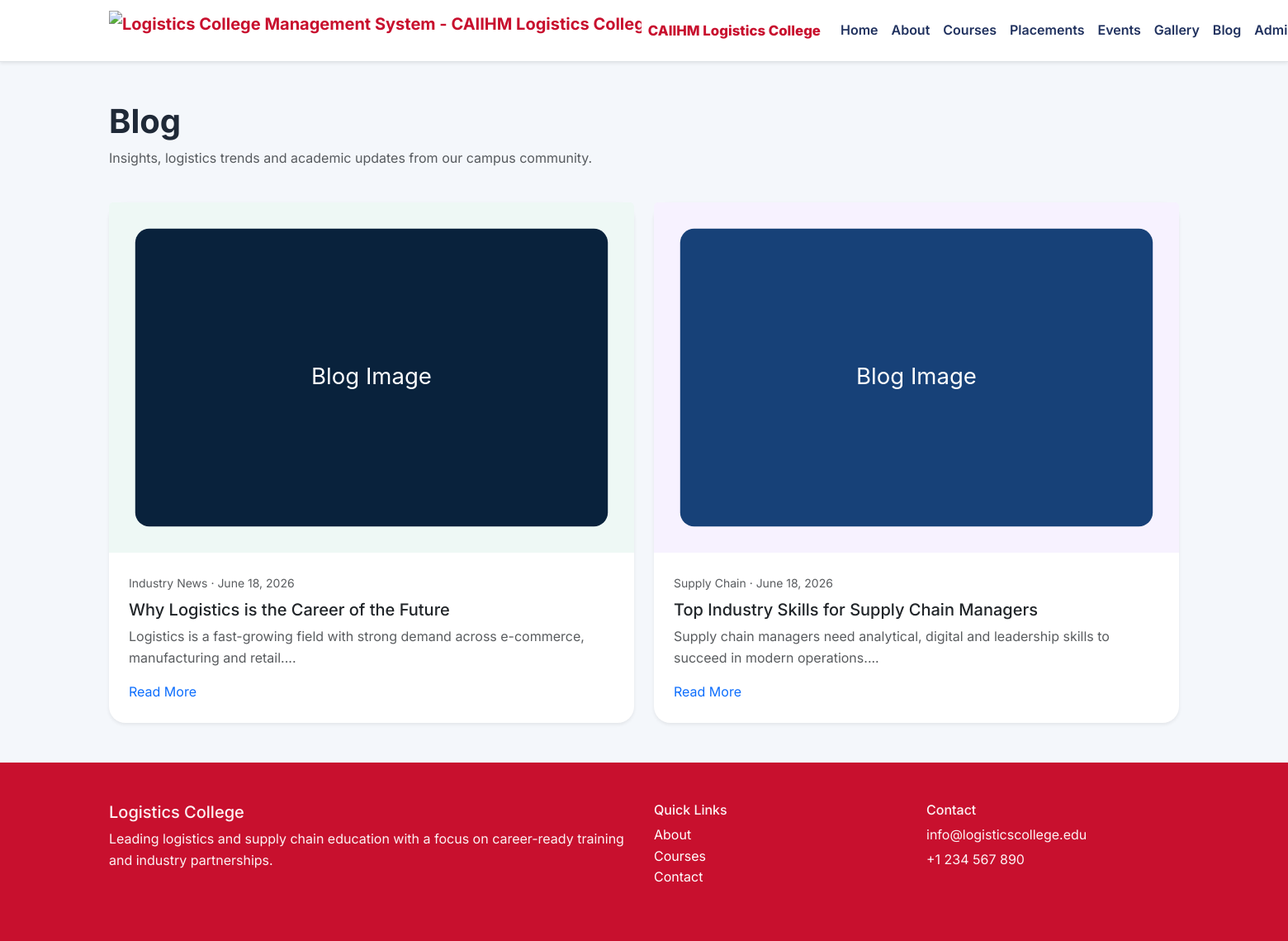
Screenshot of /pages/blog.php with the database file from the repository.
### tables this page shows
CREATE TABLE blogs (
  id INT UNSIGNED AUTO_INCREMENT PRIMARY KEY,
  title VARCHAR(255) NOT NULL,
  slug VARCHAR(255) NOT NULL UNIQUE,
  category_id INT UNSIGNED DEFAULT NULL,
  featured_image VARCHAR(255) NOT NULL,
  content LONGTEXT NOT NULL,
  seo_title VARCHAR(255) DEFAULT NULL,
  seo_description VARCHAR(255) DEFAULT NULL,
  created_at DATETIME NOT NULL DEFAULT CURRENT_TIMESTAMP,
  updated_at DATETIME NULL DEFAULT NULL,
  FOREIGN KEY (category_id) REFERENCES blog_categories(id) ON DELETE SET NULL
);

CREATE TABLE blog_categories (
  id INT UNSIGNED AUTO_INCREMENT PRIMARY KEY,
  name VARCHAR(100) NOT NULL UNIQUE,
  created_at DATETIME NOT NULL DEFAULT CURRENT_TIMESTAMP
);

CREATE TABLE settings (
  id INT UNSIGNED AUTO_INCREMENT PRIMARY KEY,
  `key` VARCHAR(150) NOT NULL UNIQUE,
  `value` TEXT NOT NULL
);

### includes/functions.php (called while the page is built, shortened)
<?php
function e($value) {
    return htmlspecialchars($value, ENT_QUOTES, 'UTF-8');
}
function get_setting($pdo, $key, $default = '') {
    $stmt = $pdo->prepare('SELECT value FROM settings WHERE `key` = ? LIMIT 1');
    $stmt->execute([$key]);
    $row = $stmt->fetch();
    return $row ? $row['value'] : $default;
}
function get_base_url() {
    $scriptName = $_SERVER['SCRIPT_NAME'];
    $parts = explode('/', trim($scriptName, '/'));
    if (!empty($parts) && $parts[0] !== 'index.php') {
        array_pop($parts);
        return '/' . implode('/', $parts);
    }
    return '/';
}
function site_url($path = '') {
    $base = get_base_url();
    return $base . '/' . ltrim($path, '/');
}

### pages/blog.php (the view, shortened to what this page needs)
<?php
require_once __DIR__ . '/../includes/header.php';
$blogs = $pdo->query('SELECT b.*, c.name as category_name FROM blogs b LEFT JOIN blog_categories c ON b.category_id = c.id ORDER BY b.created_at DESC')->fetchAll();
?>
<section class="container py-5">
    <div class="row mb-4">
        <div class="col-lg-8">
            <h1 class="fw-bold">Blog</h1>
            <p class="text-muted">Insights, logistics trends and academic updates from our campus community.</p>
        </div>
    </div>
    <div class="row gy-4">
        <?php foreach ($blogs as $blog): ?>
            <div class="col-md-6">
                <div class="card shadow-sm border-0 h-100">
                    <img src="<?= e(site_url('uploads/blogs/' . $blog['featured_image'])) ?>" class="card-img-top" alt="<?= e($blog['title']) ?>" />
                    <div class="card-body">
                        <small class="text-muted"><?= e($blog['category_name'] ?: 'General') ?> · <?= e(date('F d, Y', strtotime($blog['created_at']))) ?></small>
                        <h5 class="card-title mt-2"><?= e($blog['title']) ?></h5>
                        <p class="card-text text-muted"><?= e(substr(strip_tags($blog['content']), 0, 120)) ?>...</p>
                        <a href="<?= e(site_url('pages/blog_detail.php?slug=' . urlencode($blog['slug']))) ?>" class="text-primary">Read More</a>
                    </div>
                </div>
            </div>
        <?php endforeach; ?>
    </div>
</section>
<?php require_once __DIR__ . '/../includes/footer.php';

### includes/footer.php (shortened to what this page needs)
</main>
<footer class="bg-navy text-white py-5">
    <div class="container">
        <div class="row gy-4">
            <div class="col-md-6">
                <h5>Logistics College</h5>
                <p>Leading logistics and supply chain education with a focus on career-ready training and industry partnerships.</p>
            </div>
            <div class="col-md-3">
                <h6>Quick Links</h6>
                <ul class="list-unstyled">
                    <li><a href="<?= e(site_url('pages/about.php')) ?>" class="text-white">About</a></li>
                    <li><a href="<?= e(site_url('pages/courses.php')) ?>" class="text-white">Courses</a></li>
                    <li><a href="<?= e(site_url('pages/contact.php')) ?>" class="text-white">Contact</a></li>
                </ul>
            </div>
            <div class="col-md-3">
                <h6>Contact</h6>
                <p class="mb-1"><?= e(get_setting($pdo, 'contact_email', 'info@logisticscollege.edu')) ?></p>
                <p class="mb-1"><?= e(get_setting($pdo, 'contact_phone', '+1 234 567 890')) ?></p>
            </div>
        </div>
    </div>
</footer>
</body>
</html>

### assets/css/style.css (style rules this page uses)
:root { --primary: #c8102e; --secondary: #ffcc00; --surface: #ffffff; --muted: #6b7280; --bg: #f4f7fb; --border: rgba(9, 31, 59, 0.08); }
* { box-sizing: border-box; }
body { font-family: 'Inter', sans-serif; background: var(--bg); color: #1f2937; line-height: 1.6; }
img { max-width: 100%; height: auto; }
a { text-decoration: none; }
.card { border: 1px solid var(--border); border-radius: 1.25rem; }
.card-body { padding: 1.5rem; }
footer { background: var(--primary); }
footer p, footer a, footer h5, footer h6 { color: rgba(255, 255, 255, 0.95); }

### rows the page displays
blogs: featured_image (picture), category.name "Industry News", created_at "June 18, 2026", title "Why Logistics is the Career of the Future", content "Logistics is a fast-growing field with strong demand across e-commerce, manufacturing and retail."
blogs: featured_image (picture), category.name "Supply Chain", created_at "June 18, 2026", title "Top Industry Skills for Supply Chain Managers", content "Supply chain managers need analytical, digital and leadership skills to succeed in modern operations."
settings: value "info@logisticscollege.edu"
settings: value "+1 234 567 890"

### other values shown
$shortName "CAIIHM Logistics College"
